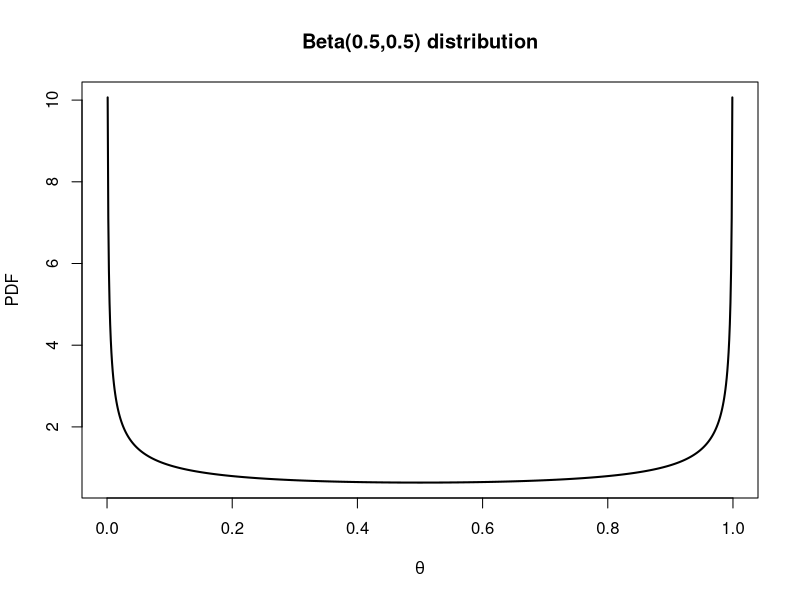
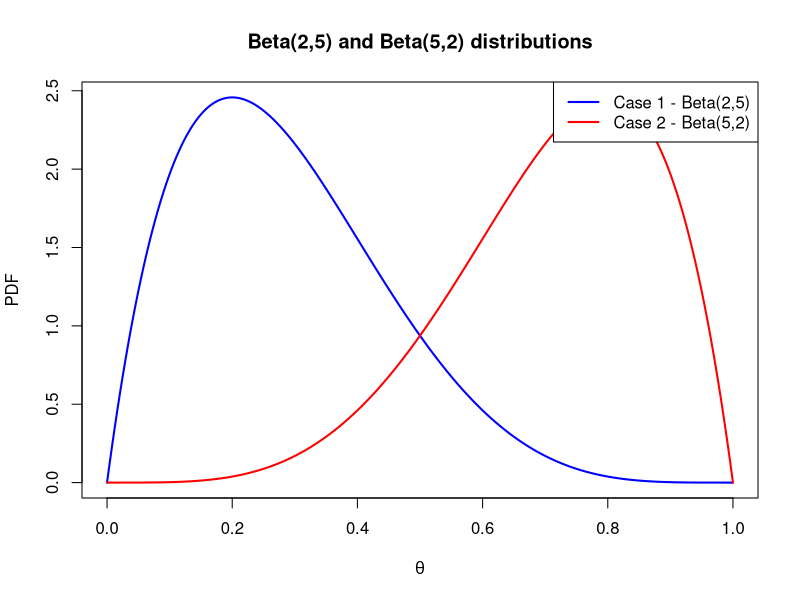

Generate these figures, in order, with R: (Note: a time limit stopped this script after it produced the figures.)
## ---- chunk 1
test_prob_y <- function(a, b) {
  # Check that the probabilities sum to 1.
  n <- 30
  s <- sum(prob_y(0:n, n, a, b))
  return(all.equal(s, 1))
}
## ---- chunk 2
prob_y <- function(y, n, a, b) {
  # Calculate the probability of observing y responses in n trials
  # under a Beta-binomial model with Beta(a, b) prior.
  
  choose(n, y) * beta(y + a, n - y + b) / beta(a, b)
}

test_prob_y(a = 0.5, b = 0.5)

expected_sample_size <- function(lambda, gamma, n1, n2, a, b) {
  
  # Calculate the expected sample size of a BOP2 design defined by its 
  # decision rule parameters (lambda, gamma), sample size parameters 
  # (n1, n2), and prior distribution parameters (a, b)
  
  # Threshold to determine progression.
  C1 <- 1 - lambda * (n1 / n2)^gamma
  
  # Vector of possible stage 1 outcomes.
  y_1s <- 0:n1
  
  # Vector of corresponding progression decisions.
  stops <- pbeta(0.5, y_1s + a, n1 - y_1s + b) > C1
  
  # Calculate the probability of each outcome.
  y_1_probs <- prob_y(y_1s, n1, a, b)
  
  return(sum(n1 * stops * y_1_probs + n2 * (!stops) * y_1_probs))
}

prob_y1_and_y2 <- function(y_1, y_2, n1, n2, theta) {
  
  # Calculate the probability of observing y_1 and y_2 given theta.
  dbinom(y_1, n1, theta)*dbinom(y_2, n2 - n1, theta)
}

error_rates <- function(lambda, gamma, n1, n2, a, b) {
  
  # Calculate the type I and type II error rates of a BOP2 design defined 
  # by its decision rule parameters (lambda, gamma), sample size 
  # parameters (n1, n2), and prior distribution parameters (a, b).
  
  # Thresholds to determine progression.
  C1 <- 1 - lambda * (n1 / n2)^gamma
  C2 <- 1 - lambda * (n2 / n2)^gamma
  
  # Matrix of possible successes in stage 1 and 2.
  ys <- expand.grid(y_1 = 0:n1, y_2 = 0:(n2 - n1))
  
  # Vectors of corresponding progression decisions at stage 1 and 2.
  go_1 <- pbeta(0.5, ys$y_1 + a, n1 - ys$y_1 + b) < C1
  go_2 <- pbeta(0.5, ys$y_1 + ys$y_2 + a, n2 - ys$y_1 - ys$y_2 + b) < C2
  
  # Vectors of overall progression decisions.
  go_tI <- go_1 & go_2
  go_tII <- !go_1 | !go_2
  
  # Calculate the probability of each outcome.
  probs_tI <- prob_y1_and_y2(ys$y_1, ys$y_2, n1, n2, 0.5)
  probs_tII <- prob_y1_and_y2(ys$y_1, ys$y_2, n1, n2, 0.7)
  
  # Calculate the type I and type II error rates.
  type_I <- sum(go_tI*probs_tI)
  type_II <- sum(go_tII*probs_tII)
  
  return(c(type_I,type_II))
}
## ---- chunk 3
BOP2optim <- function(a, b){
  
  # Minimise the expected sample size of a BOP2 design subject to the
  # type I error rate being at most 0.05 and the type II error rate being at most
  # 0.2 using a grid search.
  
  # Create a grid of possible parameter values.
  grid <- expand.grid(lambda = seq(0,1,0.05), gamma = seq(0.05,2,0.05), n1 = seq(4, 20, 4), n2 = seq(5, 80, 5))
  grid <- grid[grid$n1<=grid$n2,]
  
  # Initialise vectors.
  res <- c(max(grid[,4]),0,0)
  
  # Search over the grid for the minimum expected sample size and record the 
  # corresponding parameters.
  for(i in 1:nrow(grid)){
    exp_s_s <- expected_sample_size(grid[i,1],grid[i,2],grid[i,3],grid[i,4], a = a, b = b)
    err_rts <- error_rates(grid[i,1],grid[i,2],grid[i,3],grid[i,4], a = a, b = b)
    if(exp_s_s < res[1] & err_rts[1] <= 0.05 & err_rts[2] <= 0.2){
      res <- c(exp_s_s,err_rts[1],err_rts[2])
      val <- grid[i,]
    }
  }
  
  #Return the minimised expected sample size, error rates and corresponding parameters.
  print(val)
  print(res)
}

# Optimise the BOP2 design when a = 0.5 and b = 0.5, and record the time elapsed.
ptm <- proc.time()
BOP2optim(a = 0.5, b = 0.5)
proc.time() - ptm
## ---- chunk 4
x <- seq(0, 1, length = 1000)
y <- dbeta(x, shape1 = 0.5, shape2 = 0.5)
plot(x, y, type = "l", xlab = expression(theta), ylab = "PDF", main = 'Beta(0.5,0.5) distribution', lwd = 2)
## ---- chunk 5
x <- seq(0, 1, length.out = 1000)
plot(x, dbeta(x, 2, 5), type = "l", col = "blue", lwd = 2, 
     xlab = expression(theta), ylab = "PDF", 
     main = "Beta(2,5) and Beta(5,2) distributions")
lines(x, dbeta(x, 5, 2), type = "l", col = "red", lwd = 2)
legend("topright", lwd = 2, col = c("blue", "red"),
       legend = c("Case 1 - Beta(2,5)", "Case 2 - Beta(5,2)"))
## ---- chunk 6
BOP2optim(a = 2, b = 5)
## ---- chunk 7
BOP2optim(a = 5, b = 2)
